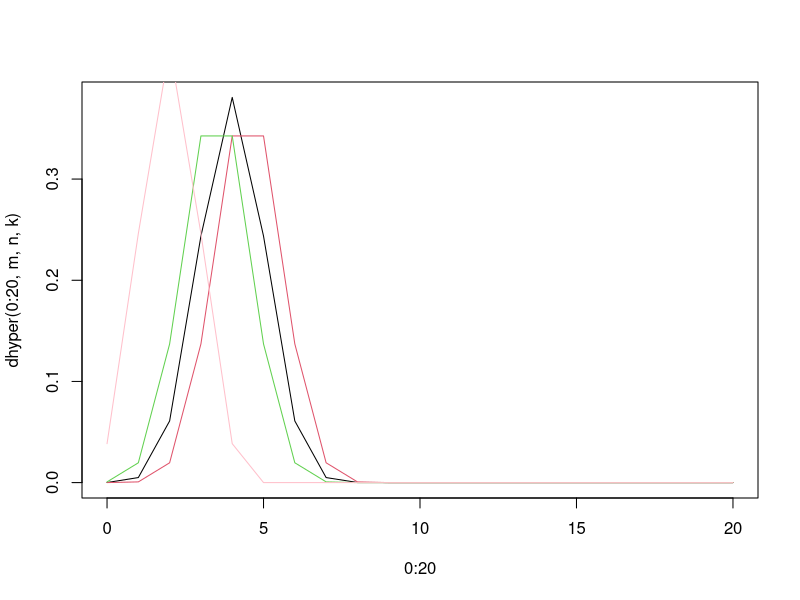
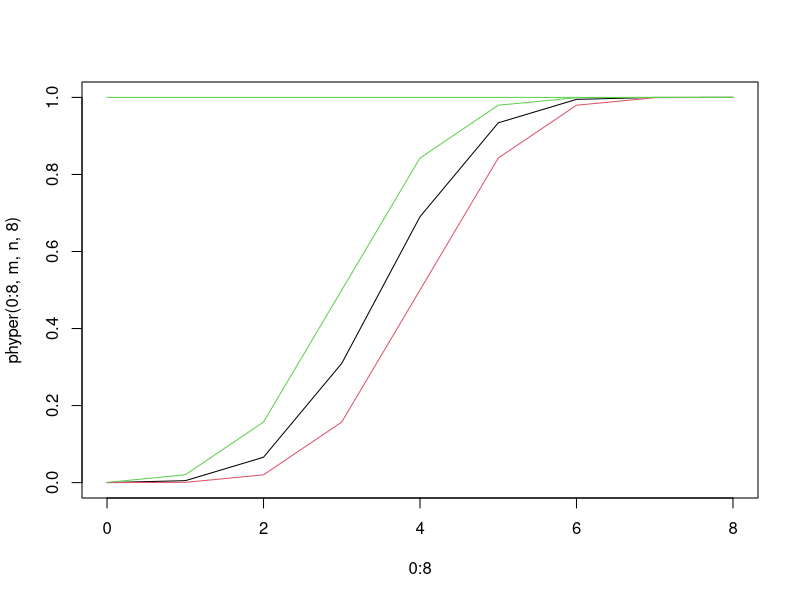
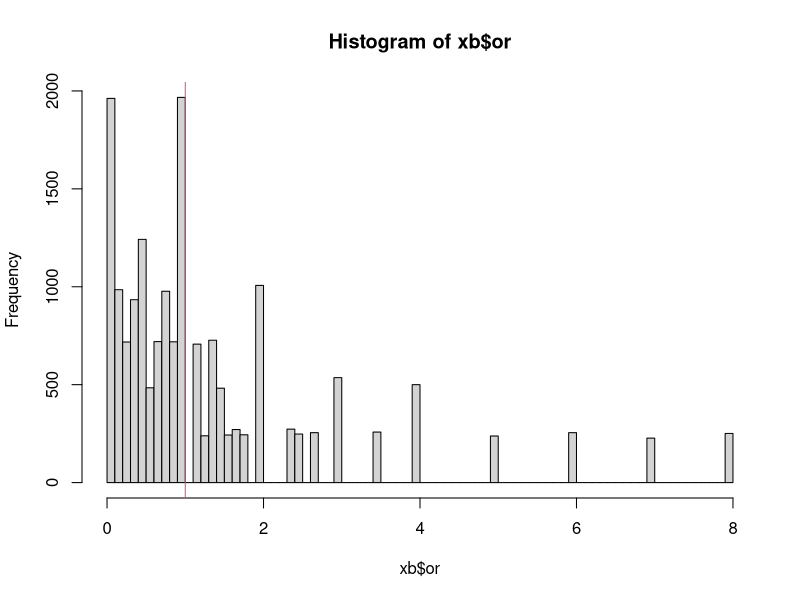
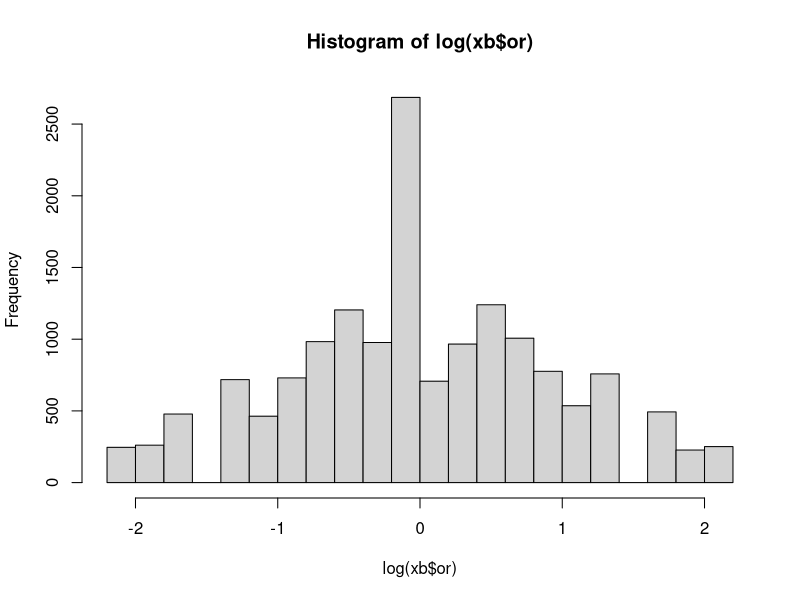
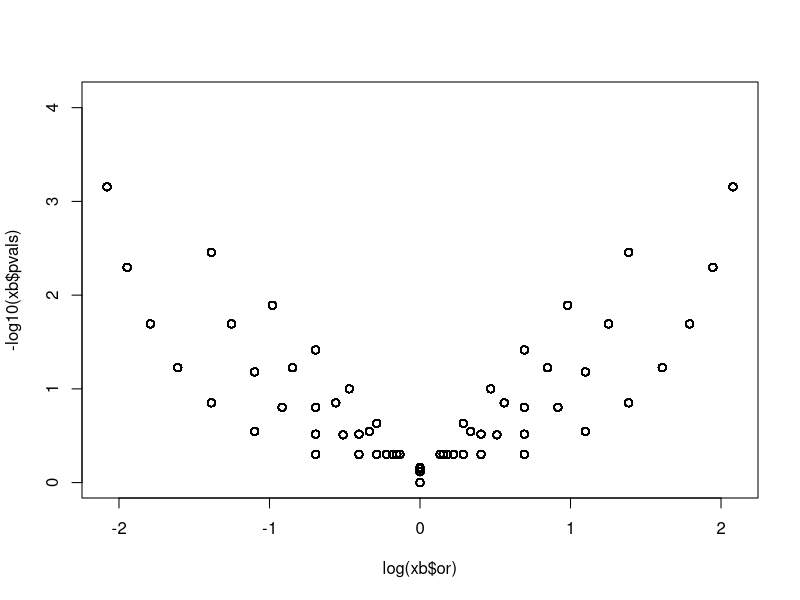
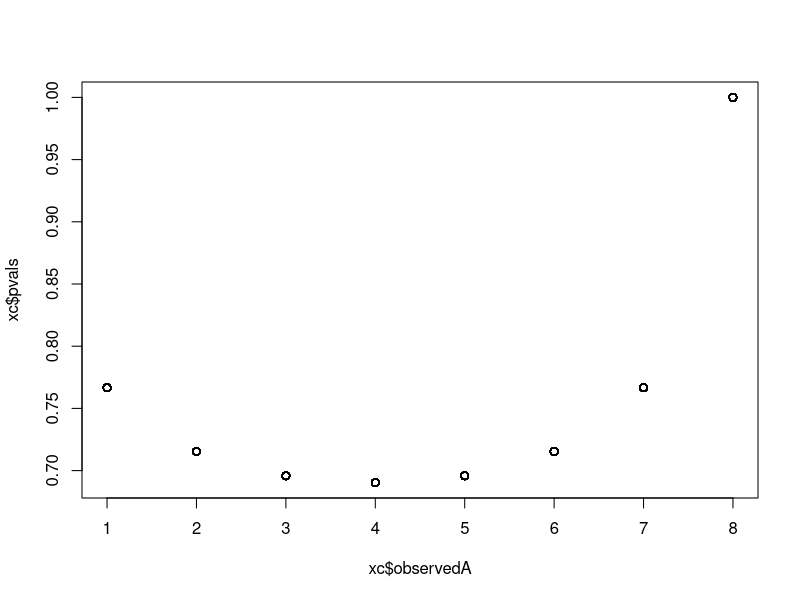
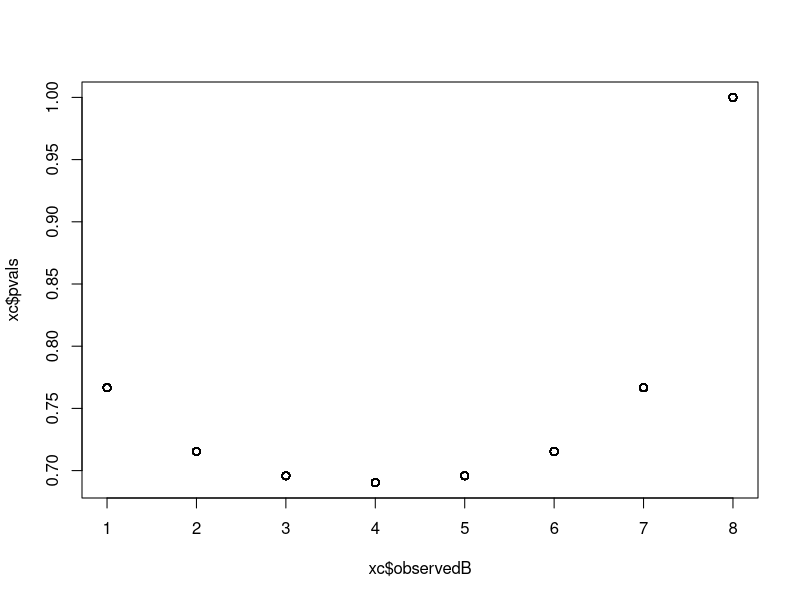
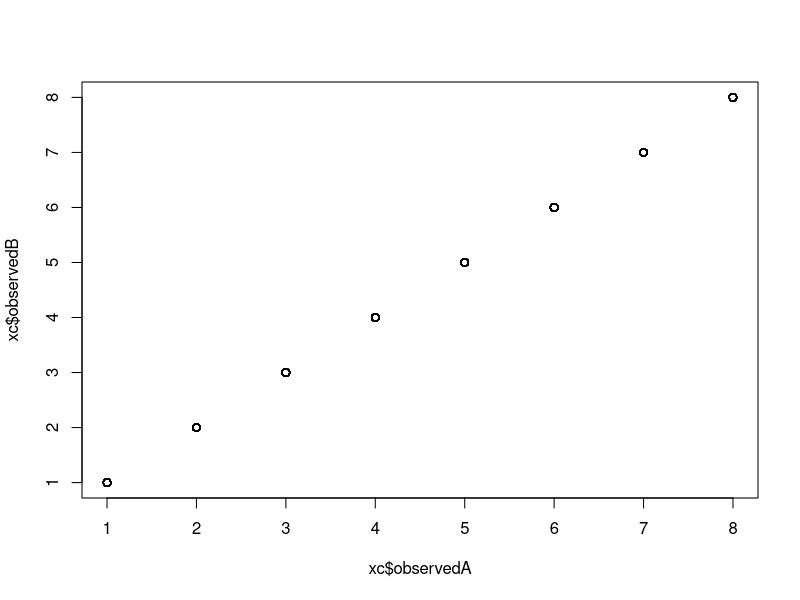

These charts were generated, in order, by the following R code:
## ---- chunk 1
knitr::opts_chunk$set(echo = TRUE)
## ---- chunk 2

## ---- chunk 3
m <- 8
n <- 16 - 8
k <- 8
plot(0:20 , dhyper(0:20,m,n,k), type = 'l')
k <- 9
lines(0:20 , dhyper(0:20,m,n,k), type = 'l', col = 2)
k <- 7
lines(0:20 , dhyper(0:20,m,n,k), type = 'l', col = 3)

k <- 4
lines(0:20 , dhyper(0:20,m,n,k), type = 'l', col = "pink")


## ---- chunk 4
m <- 8
n <- 16-8

plot(0:8 , phyper(0:8,m,n,8), type = 'l')
lines(0:8 , phyper(0:8,m,n,9), type = 'l', col = 2)
lines(0:8 , phyper(0:8,m,n,7), type = 'l', col = 3)
lines(0:8 , phyper(0:8,m,n,0), type = 'l', col = 3)

## ---- chunk 5

testDistributionOfPresent <- function(observedA ,observedB, samplesA, samplesB  ){
 totalObserved = observedA + observedB
 nrA <- ifelse(observedA <= observedB, observedA, observedB)
 res <- phyper(nrA, samplesA, samplesB, totalObserved)
 return(res)
}

testDistributionOfPresent(2,2,8,8)
testDistributionOfPresent(4,4,8,8)
testDistributionOfPresent(1,1,8,8)
testDistributionOfPresent(7,7,8,8)
testDistributionOfPresent(7,7,21,30)
testDistributionOfPresent(10,10,21,30)
testDistributionOfPresent(2,20,21,30)

## ---- chunk 6
condA <- 8
condB <- 8
observedA <- sample(0:8, 20000, replace = TRUE)
observedB <- sample(0:8, 20000, replace = TRUE)
xb <- data.frame(observedA = observedA, observedB = observedB, condA = 8, condB = 8)

xb$condA <- 8
xb$condB <- 8
xb$pvals <- testDistributionOfPresent(observedA = xb$observedA, observedB = xb$observedB, samplesA = xb$condA, samplesB = xb$condB)

## ---- chunk 7
relativeRisk <- function(observedA, observedB, samplesA, samplesB) {
   rr <- (observedA/(observedA + observedB))/(samplesA/(samplesA+samplesB))
   return(rr)
}
xb$rr <- relativeRisk(observedA = xb$observedA, observedB = xb$observedB, samplesA = xb$condA, samplesB = xb$condB)

odsRatio <- function(observedA, observedB, samplesA, samplesB) {
   rr <- (observedA/observedB)/(samplesA/samplesB)
   return(rr)
}

xb$or <- odsRatio(observedA = xb$observedA, observedB = xb$observedB, samplesA = xb$condA, samplesB = xb$condB)
hist(xb$or, breaks = 100)
abline(v = 1, col = 2)
hist(log(xb$or))
## ---- chunk 8
plot(log(xb$or), -log10(xb$pvals))

xb$logor <- log(xb$or)

library(tidyverse)
xc <- xb |> filter(logor < 0.01, logor > -0.01)
plot(xc$observedA, xc$pvals)
plot(xc$observedB, xc$pvals)
plot(xc$observedA, xc$observedB)

## ---- chunk 9
TeaTasting <- matrix(c(1, 2, 3, 4),
       nrow = 2,
       dimnames = list(Guess = c("A", "B"),
                       Truth = c("A", "B")))
TeaTasting
fisher.test(TeaTasting, alternative = "greater")
